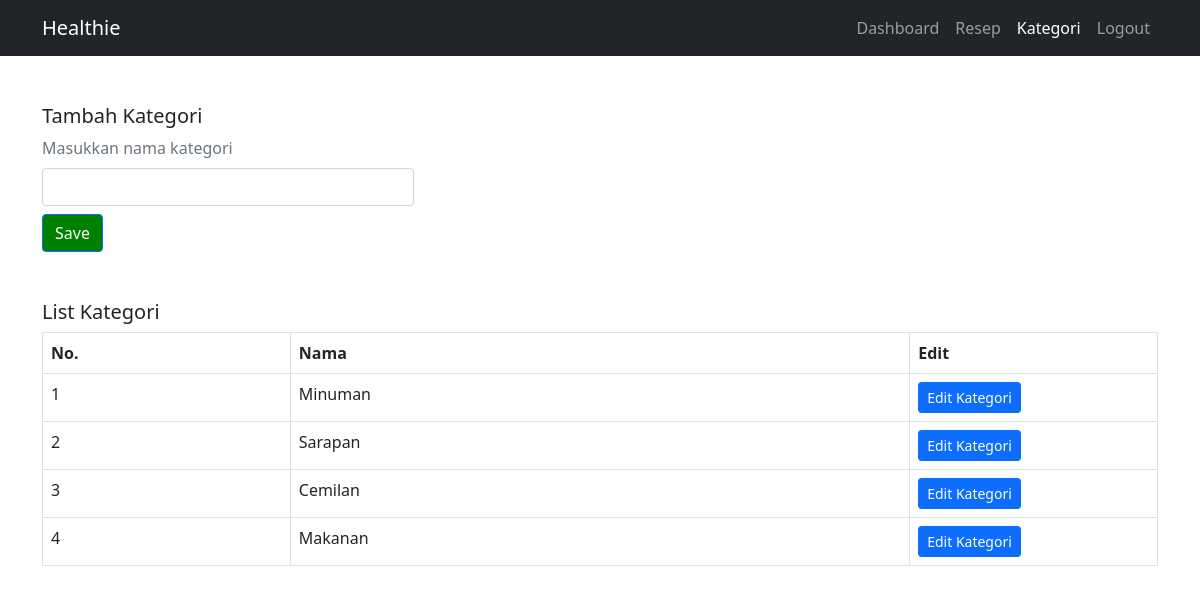
Page /admin/kategori.php (signed in) on the committed database.
### tables this page shows
CREATE TABLE `kategori` (
  `id` int(11) NOT NULL,
  `nama` varchar(100) NOT NULL
);

### admin/kategori.php (the view, shortened to what this page needs)
<?php
    require "../conn.php";
    $queryKategori = mysqli_query($con, "SELECT * FROM kategori");
    $jumlahKategori = mysqli_num_rows($queryKategori);
?>
<!DOCTYPE html>
<html lang="en">
  <head>
    <link href="https://cdn.jsdelivr.net/npm/bootstrap@5.0.0-beta2/dist/css/bootstrap.min.css" rel="stylesheet" />
    <link rel="stylesheet" href="../style.css">
  </head>
  <body>
  <div class="container-fluid bg-dark">
    <nav class="navbar navbar-expand-lg navbar-dark bg-dark">
      <div class="container">
        <a class="navbar-brand" href="../index.php">Healthie</a>
        <div class="collapse navbar-collapse " id="navbarNav">
          <ul class="navbar-nav ms-auto">
            <li class="nav-item">
              <a class="nav-link" aria-current="page" href="dashboard.php">Dashboard</a>
            </li>
            <li class="nav-item">
              <a class="nav-link" href="resep.php">Resep</a>
            </li>
            <li class="nav-item">
              <a class="nav-link active" href="Kategori.php">Kategori</a>
            </li>
            <li class="nav-item">
              <a class="nav-link" href="logout.php">Logout</a>
            </li>
          </ul>
        </div>
      </div>
    </nav>
  </div>
  <div class="container ">
    <h5 class="mt-5">Tambah Kategori</h5>
    <div class="col-sm-4 mb-5">
      <form method="POST" class="needs-validation" novalidate="" autocomplete="off">
        <div class="mb-2">
          <label class="mb-2 text-muted" for="kategori">Masukkan nama kategori</label>
          <input id="kategori" type="text" class="form-control" name="kategori" value="" required autofocus />
        </div>
        <div class="">
          <button type="submit" name="simpanKategori" class="btn btn-primary" style="background-color: green">Save</button>
        </div>
      </form>
    </div>
  </div>
  <div class="container ">
  <h5 class="">List Kategori</h5>
  <table class="table table-bordered">
  <thead class="">
    <tr>
      <th scope="col" class="col-2">No.</th>
      <th scope="col" class="col-5">Nama</th>
      <th scope="col" class="col-2">Edit</th>
    </tr>
  </thead>
  <tbody>
    <?php
      if($jumlahKategori==0){
    ?>
      <tr>
        <td class="text-center"colspan=3>Data Kategori Tidak Tersedia</td>
      </tr>
    <?php
      }
      else{
        $jumlah = 1;
        while($data=mysqli_fetch_array($queryKategori)){
    ?>
      <tr>
        <td scope="" class=""><?php echo $jumlah; ?></td>
        <td scope="" class=""><?php echo $data['nama']; ?></td>
        <td scope="" class=""><a href="editKategori.php?id=<?php echo $data['id']; ?>" class="btn btn-primary btn-sm" name="edit">Edit Kategori</a></td>
      </tr>
    <?php
        $jumlah++;
        }
        }
    ?>
  </tbody>
</table>
  </body>
</html>

### rows in the picture
kategori: nama "Minuman"
kategori: nama "Sarapan"
kategori: nama "Cemilan"
kategori: nama "Makanan"
